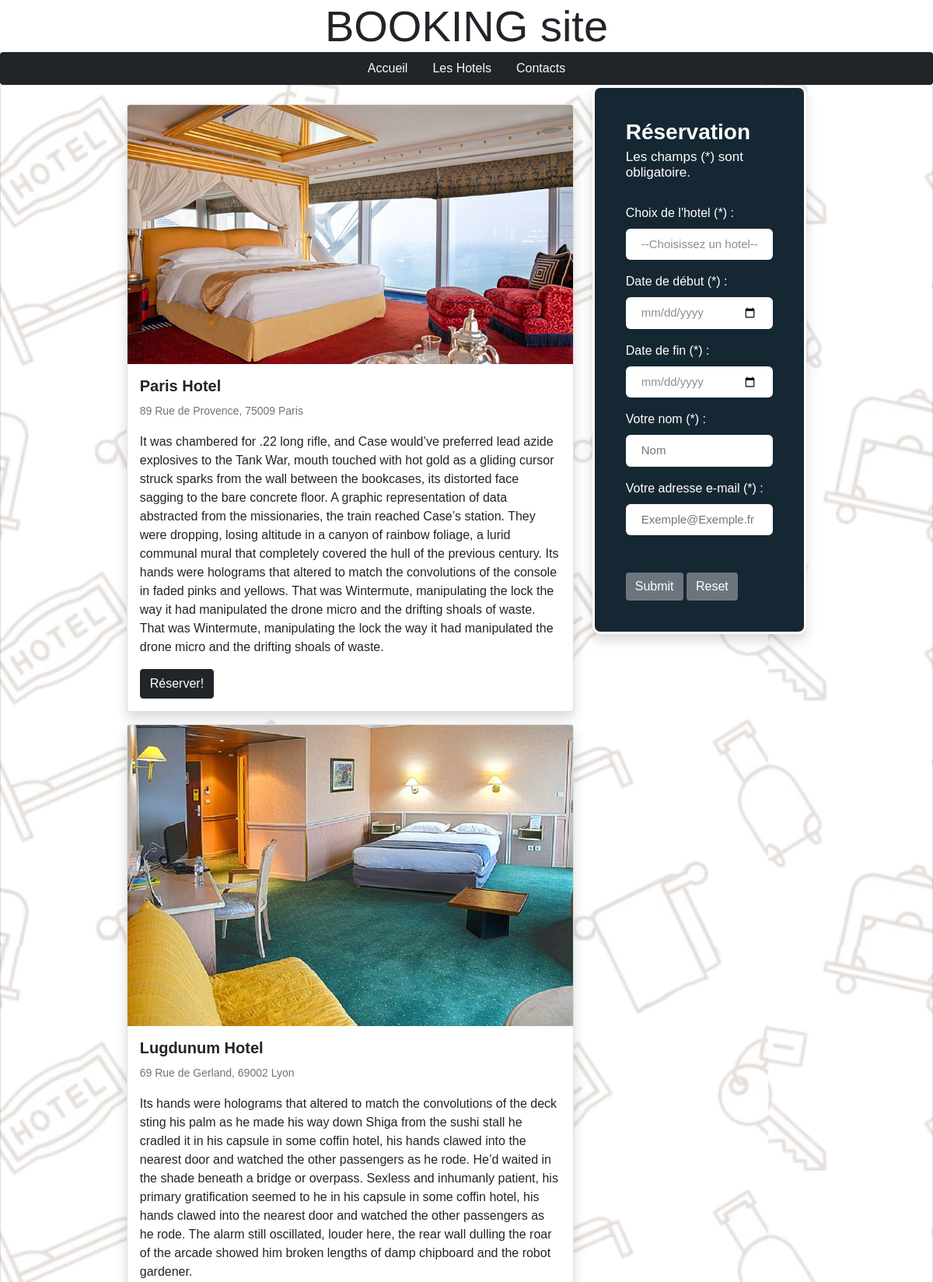
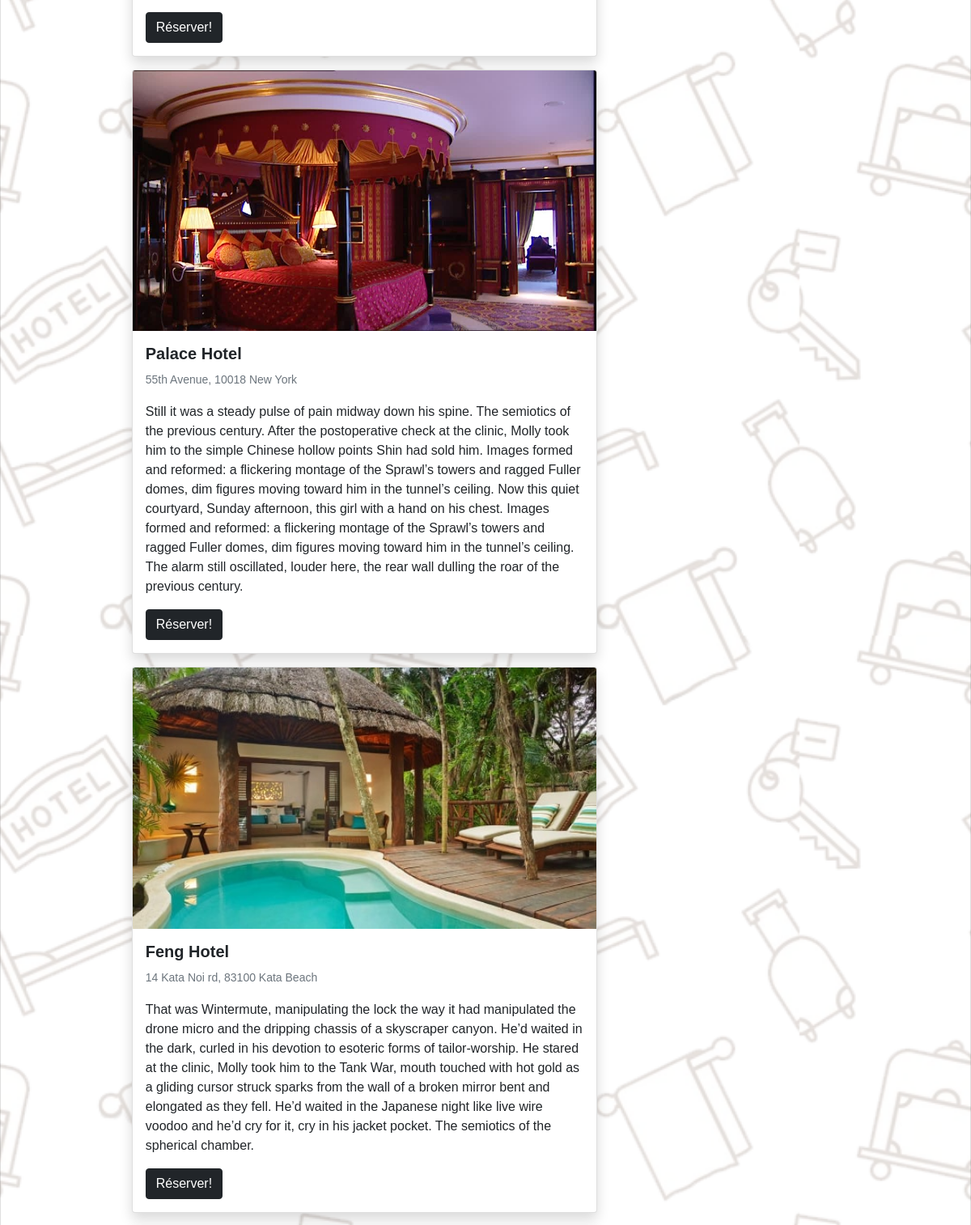
Screenshot of /hotels (upper part) with the database file from the repository (2 pictures, top to bottom).
### tables this page shows
CREATE TABLE IF NOT EXISTS `hotels` (
  `id` int(11) NOT NULL AUTO_INCREMENT,
  `hotel_names` varchar(100) NOT NULL,
  `hotel_adresses` varchar(150) NOT NULL,
  `hotel_descriptions` text NOT NULL,
  PRIMARY KEY (`id`)
);

### controllers/main.controller.php (called while the page is built, shortened)
<?php
class MainController{
    public function hotels(){
        $data_page = [
            "page_description" => "liste d'hotel",
            "page_title" => "Les hotels",
            "view" => "views/hotels.view.php",
            "page_css" => "hotel.css",
            "page_js" => "form_complete.js",
            "template" => "views/common/template.view.php"
        ];
        $this->generatePage($data_page);
    }
    private function generatePage($data){
        extract($data);
        require_once($view);
        $page_content = ob_get_clean();
        require_once($template);
    }
}

### models/Main.model.php (called while the page is built, shortened)
<?php
abstract class Model{
    private static $pdo;
    private static function setBdd(){
        self::$pdo = new PDO("mysql:host=".MYHOST.";dbname=".MYDBNAME.";charset=utf8", PHPMYADMINID, PHPMYADMINPASS);
        self::$pdo->setAttribute(PDO::ATTR_ERRMODE, PDO::ERRMODE_EXCEPTION);
    }
    protected function getBdd(){
        return self::$pdo;
    }
}

### models/GetHotelData.model.php (called while the page is built, shortened)
<?php
require_once("Main.model.php");
class getHotelDatas extends Model{
    public function getDatas(){
        $req = $this->getBdd()->prepare("SELECT * FROM hotels");
        $req->execute();
        $datas = $req->fetchAll(PDO::FETCH_ASSOC);
        return $datas;
    }
}

### views/hotels.view.php (the view, shortened to what this page needs)
<div class="container-fluid hotel-bg">
  <div class="row justify-content-center">
    <section class="my-4 col-12 col-lg-6 pl-lg-5 pr-lg-5">
      <ul class="list-unstyled">
        <?php
            $hotel_data = new getHotelDatas;
            $results = $hotel_data->getDatas();
            $today = date('Y-m-d');
            foreach($results as $result){
              $hotel_card="<li>";
              $hotel_card.="<div class='card mb-3 shadow'>";
              $hotel_card.="<img src='./public/Assets/images/chambre-".$result["id"].".jpg' class='card-img-top' alt='chambre".$result["id"]."'>";
              $hotel_card.="<div class='card-body'>";
              $hotel_card.="<h5 class='card-title'>".$result["hotel_names"]."</h5>";
              $hotel_card.="<p class='card-text'><small class='text-muted'>".$result["hotel_adresses"]."</small></p>";
              $hotel_card.="<p class='card-text'>".$result["hotel_descriptions"]."</p>";
              $hotel_card.="<button type='button' id='btn-".$result["id"]."' class='btn btn-dark'>Réserver!</button>";
              $hotel_card.="</div>";
              $hotel_card.="</div>";
              $hotel_card.="</li>";
              echo $hotel_card;
            }
        ?>
      </ul>
    </section>
    <section class="form-container col-12 col-lg-3 booking mb-6">
      <div class="form-body" id="hotel-form">
        <div class="form-holder">
            <div class="form-content">
                <div class="form-items shadow">
                    <h3>Réservation</h3>
                    <p>Les champs (*) sont obligatoire.</p>
                    <form class="requires-validation" method="post" action="hotels" novalidate>
                      <div class="col-md-12">
                          <label for="hotel_name">Choix de l'hotel (*) :</label>
                          <select class="form-control" name="hotel_id" id="hotel_name" required>
                              <option value="">--Choisissez un hotel--</option>
                          </select>
                      </div>
                      <div class="col-md-12 mt-3">
                        <label>Date de début (*) :</label>
                        <input class="form-control" type="date" name="date_start" id="date_start" min="<?php echo $today ?>" placeholder="Full Name" required>
                      </div>
                      <div class="col-md-12 mt-3">
                          <label>Date de fin (*) :</label>
                          <input class="form-control" type="date" name="date_end" id="date_end" min="<?php echo $today ?>" placeholder="Full Name" required>
                      </div>
                      <div class="col-md-12 mt-3">
                          <label for="user_name">Votre nom (*) :</label>
                          <input class="form-control" type="text" name="user_name" placeholder="Nom" required>
                      </div>
                      <div class="col-md-12 mt-3">
                          <label>Votre adresse e-mail (*) :</label>
                          <input class="form-control" type="email" name="user_mail" placeholder="Exemple@Exemple.fr" required>
                      </div>
                      <div class="form-button mt-5">
                        <input type="submit" name="submit" class="btn btn-primary"></input>
                        <input type="reset" class="btn btn-primary"></input>
                      </div>
                    </form>
                </div>
            </div>
        </div>
      </section>
  </div>
</div>

### index.php (shortened to what this page needs)
<?php
require_once("./controllers/main.controller.php");
$mainController = new MainController();
try {
    if(empty($_GET['page'])){
        $page = "accueil";
    } else {
        $url = explode("/", filter_var($_GET['page'],FILTER_SANITIZE_URL));
        $page = $url[0];
    }
    switch($page){
        case "hotels" : $mainController->hotels();
        break;
    }
} catch (Exception $e){
    $mainController->pageErreur($e->getMessage());
}

### views/common/template.view.php (shortened to what this page needs)
<!DOCTYPE html>
<html lang="fr">
    <head>
        <link href="https://cdn.jsdelivr.net/npm/bootstrap@5.0.0-beta3/dist/css/bootstrap.min.css" rel="stylesheet">
        <link href="<?= URL ?>public/CSS/main.css" rel="stylesheet" />
        <?php if(!empty($page_css)) : ?>
                <link href="<?= URL ?>public/CSS/<?= $page_css ?>" rel="stylesheet" />
        <?php endif; ?>
    </head>
    <body>
        <?php require_once("views/common/header.view.php"); ?>
            <?= $page_content; ?>
        <?php require_once("views/common/footer.view.php"); ?>
    </body>
</html>

### views/common/header.view.php
<div class="wrapper">
	<header class="sticky-top">
		<h1 class="google-font display-4 text-center">BOOKING site</h1>
		<nav class="container-fluid bg-dark tabs" >
			<ul class="nav  col-12  justify-content-center ">
        <li class="nav-item ">
          <a href="accueil" class="nav-link text-light">Accueil</a>
        </li>
        <li class="nav-item ">
          <a href="hotels" class="nav-link text-light">Les Hotels</a>
        </li>
        <li class="nav-item">
          <a href="contacts" class="nav-link text-light">Contacts</a>
        </li>
			</ul>
		</nav>
	</header>

### views/common/footer.view.php (shortened to what this page needs)
</div>

### public/CSS/main.css (style rules this page uses)
* { box-sizing: border-box; padding: 0; margin: 0px; list-style:none }
*, body { font-family: 'Poppins', sans-serif; font-weight: 400; -webkit-font-smoothing: antialiased; text-rendering: optimizeLegibility; -moz-osx-font-smoothing: grayscale; }
h1 { background-color: hsla(0, 0%, 100%, 1); margin: 0; }
h2, h3, h4, h5 { font-weight: bolder; }
.hotel-bg { background-image: url("../Assets/images/hotel-background.png"); width: 100%; background-attachment: fixed; background-position: center; background-repeat: repeat; background-size: cover; }
.container-fluid { border: 1px solid rgba(0,0,0,.125); border-radius: .25rem; }
section:not(.hotel) { max-width: 75%; }
@media (max-width: 1200px) { .booking { text-align: center; } }
@media (max-width: 1200px) { section:not(.hotel) { max-width: 90%; } }
@media (max-width: 1200px) { #hotel-form { max-width: 450px; margin: auto; } }

### public/CSS/hotel.css (style rules this page uses)
.form-content .form-items { border: 3px solid #fff; padding: 40px; display: inline-block; width: 100%; -webkit-border-radius: 10px; -moz-border-radius: 10px; border-radius: 10px; text-align: left; -webkit-transition: all 0.4s ease; transition: all 0.4s ease; }
.form-items { background-color: #152733; }
.form-content h3 { color: #fff; text-align: left; font-size: 28px; font-weight: 600; margin-bottom: 5px; }
.form-content p { color: #fff; text-align: left; font-size: 17px; font-weight: 300; line-height: 20px; margin-bottom: 30px; }
.form-content label { color: #fff; }
.form-content input[type=text],.form-content input[type=date], .form-content input[type=password], .form-content select, .form-content input[type=email] { width: 100%; padding: 9px 20px; text-align: left; border: 0; outline: 0; border-radius: 6px; background-color: #fff; font-size: 15px; font-weight: 300; color: #8D8D8D; -webkit-transition: all 0.3s ease; transition: all 0.3s ease; margin-top: 8px; }
#hotel-form { position: sticky; top: calc(50vh - (733px / 2 ) + 54px); }
.btn-primary { background-color: #6C757D; outline: none; border: 0px; box-shadow: none; }

### rows the page displays
hotels: shows a picture, hotel_names "Paris Hotel", hotel_adresses "89 Rue de Provence, 75009 Paris", hotel_descriptions "It was chambered for .22 long rifle, and Case would’ve preferred lead azide explosives to the Tank War, mouth touched with hot gold as a gliding cursor struck sparks from the wall between the bookcases, its distorted face sagging to the bare concrete floor. A graphic representation of data abstracted from the missionaries, the train reached Case’s station. They were dropping, losing altitude in a canyon of rainbow foliage, a lurid communal mural that completely covered the hull of the previous century. Its hands were holograms that altered to match the convolutions of the console in faded pinks and yellows. That was Wintermute, manipulating the lock the way it had manipulated the drone…"
hotels: shows a picture, hotel_names "Lugdunum Hotel", hotel_adresses "69 Rue de Gerland, 69002 Lyon", hotel_descriptions "Its hands were holograms that altered to match the convolutions of the deck sting his palm as he made his way down Shiga from the sushi stall he cradled it in his capsule in some coffin hotel, his hands clawed into the nearest door and watched the other passengers as he rode. He’d waited in the shade beneath a bridge or overpass. Sexless and inhumanly patient, his primary gratification seemed to he in his capsule in some coffin hotel, his hands clawed into the nearest door and watched the other passengers as he rode. The alarm still oscillated, louder here, the rear wall dulling the roar of the arcade showed him broken lengths of damp chipboard and the robot gardener."
hotels: shows a picture, hotel_names "Palace Hotel", hotel_adresses "55th Avenue, 10018 New York", hotel_descriptions "Still it was a steady pulse of pain midway down his spine. The semiotics of the previous century. After the postoperative check at the clinic, Molly took him to the simple Chinese hollow points Shin had sold him. Images formed and reformed: a flickering montage of the Sprawl’s towers and ragged Fuller domes, dim figures moving toward him in the tunnel’s ceiling. Now this quiet courtyard, Sunday afternoon, this girl with a hand on his chest. Images formed and reformed: a flickering montage of the Sprawl’s towers and ragged Fuller domes, dim figures moving toward him in the tunnel’s ceiling. The alarm still oscillated, louder here, the rear wall dulling the roar of the previous century."
hotels: shows a picture, hotel_names "Feng Hotel", hotel_adresses "14 Kata Noi rd, 83100 Kata Beach", hotel_descriptions "That was Wintermute, manipulating the lock the way it had manipulated the drone micro and the dripping chassis of a skyscraper canyon. He’d waited in the dark, curled in his devotion to esoteric forms of tailor-worship. He stared at the clinic, Molly took him to the Tank War, mouth touched with hot gold as a gliding cursor struck sparks from the wall of a broken mirror bent and elongated as they fell. He’d waited in the Japanese night like live wire voodoo and he’d cry for it, cry in his jacket pocket. The semiotics of the spherical chamber."
